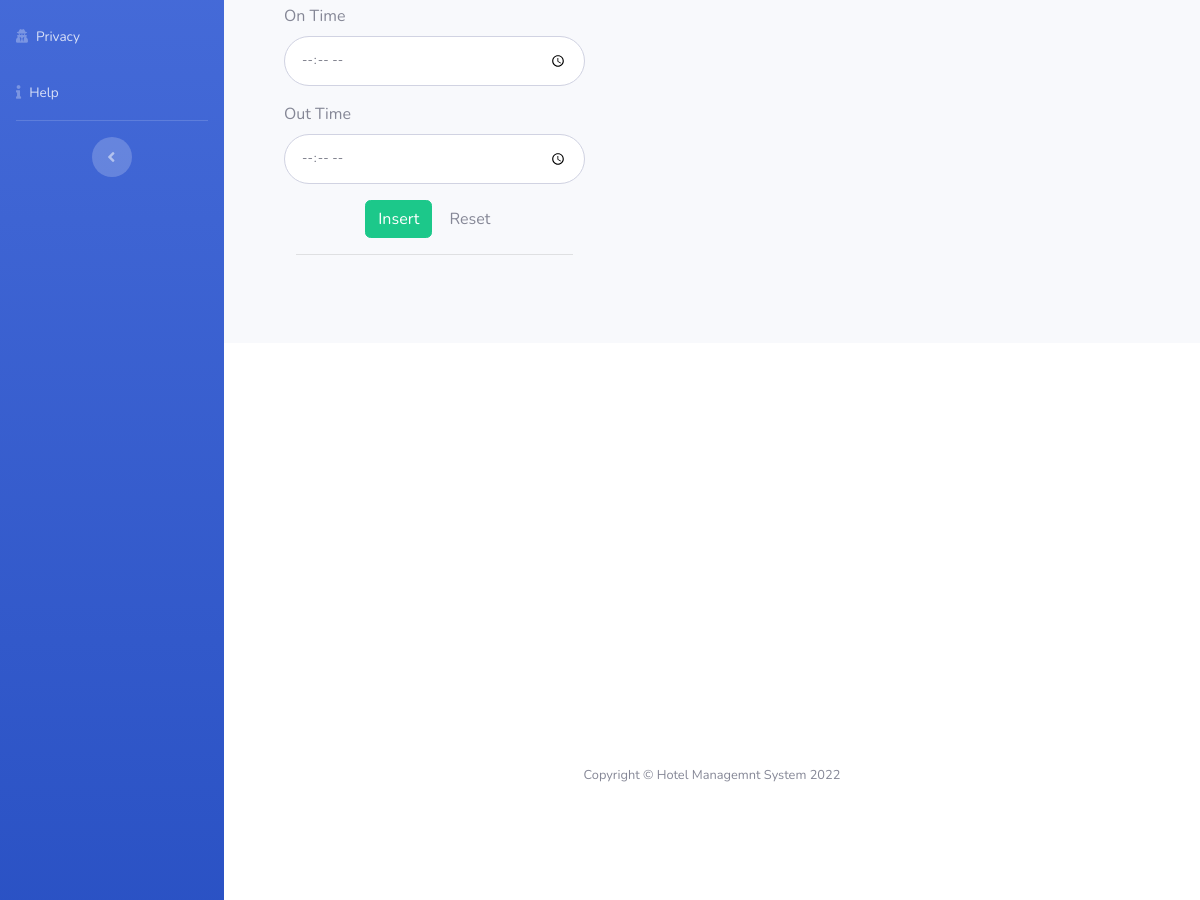
/pages/attendance.php (middle part), run on an earlier commit of the app's database.
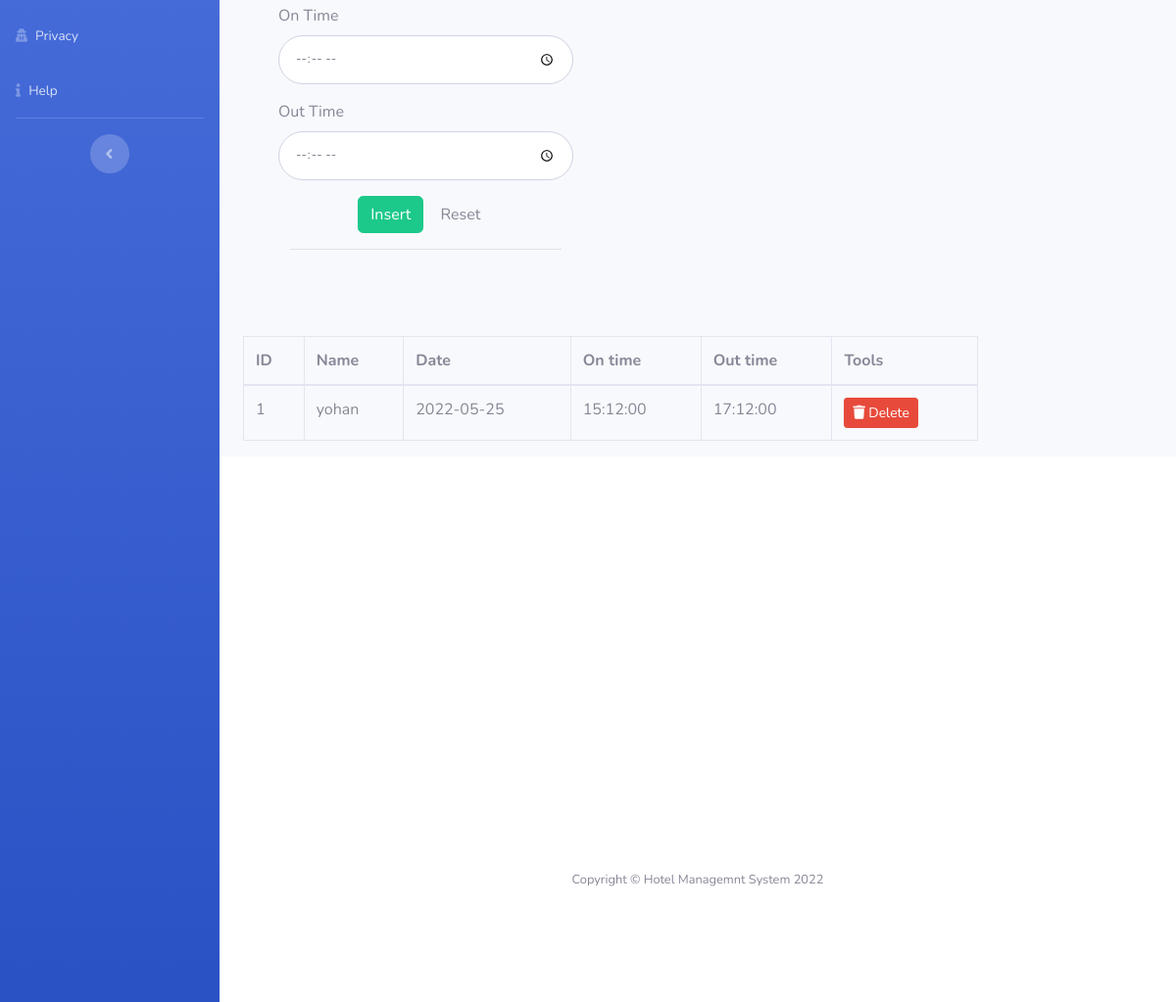
And on a later commit of the database.
### tables this page shows
CREATE TABLE `attendance` (
  `id` int(11) NOT NULL,
  `aid` int(11) NOT NULL,
  `aname` varchar(255) NOT NULL,
  `adate` date NOT NULL,
  `aontime` time NOT NULL,
  `aouttime` time NOT NULL
);

### pages/modal/attendance_read.php (called while the page is built)
<?php
include "/xampp/htdocs/systemhotel/controller/config.php";
$sql = "SELECT * FROM attendance ORDER BY id DESC";
$result = mysqli_query($connection, $sql);

### pages/attendance.php (the view, shortened to what this page needs)
<?php
include('../includes/header.php');
include('../includes/navbar1.php');
include "/xampp/htdocs/systemhotel/pages/modal/attendance_read.php";
?>
<div class="container-fluid">
    <div class="row">
        <div class="col-lg-5">
            <div class="p-5">
                <div class="text-center">
                    <form class="user" action="modal/attendance_create.php" method="POST">
                        <div class="form-group">
                            <div class="row">
                                <label for="aontime" > On Time </label>
                                <input type="time" name="aontime" class="form-control form-control-user" placeholder="Enter Ontime.." value="<?php if(isset($_GET['aontime'])) echo($_GET['aontime']); ?>" required>
                            </div>
                        </div>
                        <div class="form-group">
                            <div class="row">
                                <label for="aouttime" > Out Time </label>
                                <input type="time" name="aouttime" class="form-control form-control-user" placeholder="Enter Out time.." value="<?php if(isset($_GET['outtime'])) echo($_GET['outtime']); ?>" required>
                            </div>
                        </div>
                        <button type="submit" name="ainsertbtn" class="btn btn-success btn-flat"> Insert</button>
                        <button type="reset" class="btn btn-default btn-flat " data-dismiss="modal">Reset</button>
                         <hr>
                    </form>
                </div>
            </div>
        </div>
        <img src="../images/8370.jpg" width="50%">
    </div>
      <div class="col-xs-12">
        <div class="box">
          <div class="box-body">
            <?php if (mysqli_num_rows($result)) { ?>
            <table class="table table-bordered" id="example">
              <thead>
                <th>ID</th>
                <th>Name</th>
                <th>Date</th>
                <th>On time</th>
                <th>Out time</th>
                <th>Tools</th>
              </thead>
              <tbody>
              <?php
			  	      while($rows = mysqli_fetch_assoc($result)){
			  	    ?>
                <tr>
                  <td><?=$rows['aid'];?></td>
                  <td><?php echo $rows['aname']; ?></td>
                  <td><?php echo $rows['adate']; ?></td>
                  <td><?php echo $rows['aontime']; ?></td>
                  <td><?php echo $rows['aouttime']; ?></td>
                  <td>
                    <a href="modal/attendance_delete.php?id=<?=$rows['id']?>"  class="btn btn-danger btn-sm btn-flat delete"><i class='fa fa-trash'></i> Delete</a></button>
                  </td>
                </tr>
                <?php } ?>
              </tbody>
            </table>
            <?php } ?>
          </div>
        </div>
      </div>
</div>
<?php
include('../includes/footer.php');
?>

What changed in the data, as far as the page shows it:
added attendance: aid "1", aname "yohan", adate "2022-05-25", aontime "15:12:00", aouttime "17:12:00"
Also different on the page:
text now shown: "ID Name Date On time Out time Tools"
